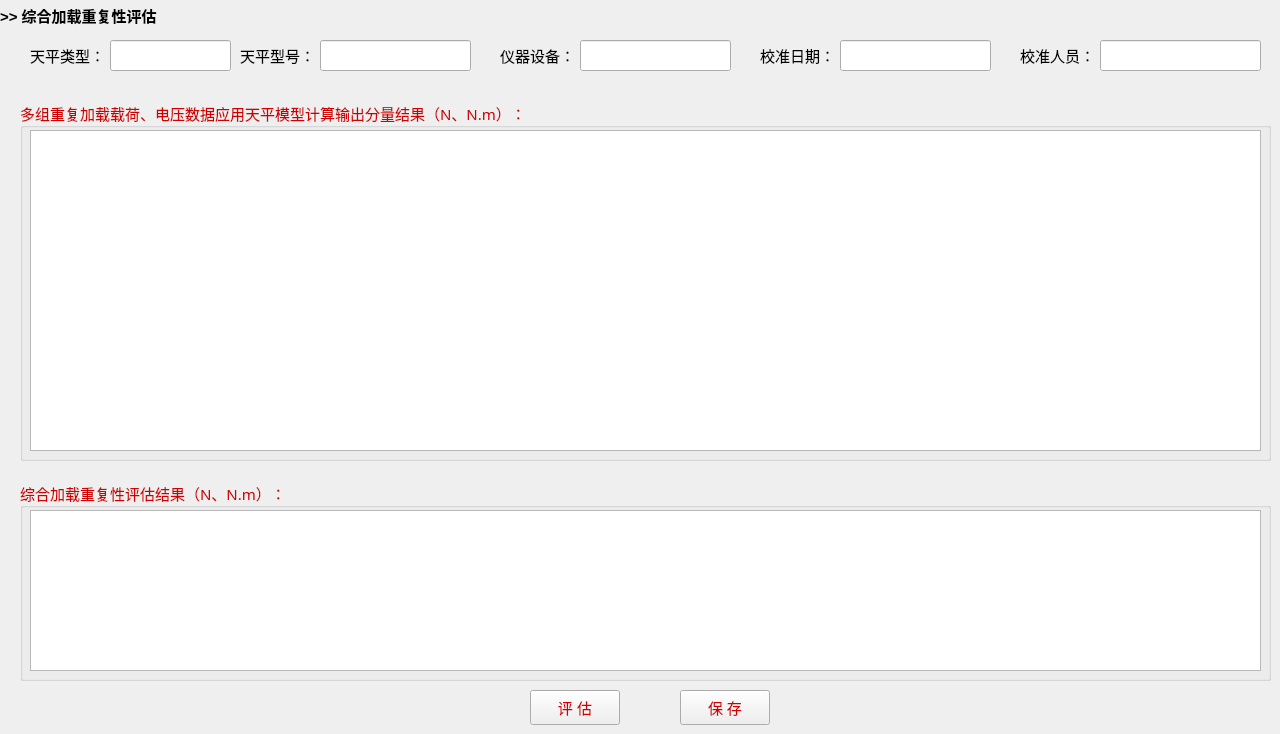
    <widget class="QWidget" name="page_4">
     <widget class="QLineEdit" name="lineEdit_b_instru_9">
      <property name="geometry">
       <rect>
        <x>580</x>
        <y>40</y>
        <width>151</width>
        <height>31</height>
       </rect>
      </property>
      <property name="minimumSize">
       <size>
        <width>0</width>
        <height>25</height>
       </size>
      </property>
      <property name="maximumSize">
       <size>
        <width>16777215</width>
        <height>100</height>
       </size>
      </property>
      <property name="font">
       <font>
        <family>Times New Roman</family>
        <pointsize>11</pointsize>
       </font>
      </property>
      <property name="inputMask">
       <string/>
      </property>
      <property name="text">
       <string/>
      </property>
      <property name="readOnly">
       <bool>true</bool>
      </property>
     </widget>
     <widget class="QPushButton" name="pushButton_save00_result">
      <property name="geometry">
       <rect>
        <x>680</x>
        <y>690</y>
        <width>90</width>
        <height>35</height>
       </rect>
      </property>
      <property name="palette">
       <palette>
        <active>
         <colorrole role="ButtonText">
          <brush brushstyle="SolidPattern">
           <color alpha="255">
            <red>208</red>
            <green>0</green>
            <blue>0</blue>
           </color>
          </brush>
         </colorrole>
        </active>
        <inactive>
         <colorrole role="ButtonText">
          <brush brushstyle="SolidPattern">
           <color alpha="255">
            <red>208</red>
            <green>0</green>
            <blue>0</blue>
           </color>
          </brush>
         </colorrole>
        </inactive>
        <disabled>
         <colorrole role="ButtonText">
          <brush brushstyle="SolidPattern">
           <color alpha="255">
            <red>120</red>
            <green>120</green>
            <blue>120</blue>
           </color>
          </brush>
         </colorrole>
        </disabled>
       </palette>
      </property>
      <property name="font">
       <font>
        <family>Agency FB</family>
        <pointsize>11</pointsize>
       </font>
      </property>
      <property name="text">
       <string>保 存</string>
      </property>
     </widget>
     <widget class="QLabel" name="label_134">
      <property name="geometry">
       <rect>
        <x>1020</x>
        <y>40</y>
        <width>81</width>
        <height>31</height>
       </rect>
      </property>
      <property name="palette">
       <palette>
        <active>
         <colorrole role="WindowText">
          <brush brushstyle="SolidPattern">
           <color alpha="255">
            <red>0</red>
            <green>0</green>
            <blue>0</blue>
           </color>
          </brush>
         </colorrole>
        </active>
        <inactive>
         <colorrole role="WindowText">
          <brush brushstyle="SolidPattern">
           <color alpha="255">
            <red>0</red>
            <green>0</green>
            <blue>0</blue>
           </color>
          </brush>
         </colorrole>
        </inactive>
        <disabled>
         <colorrole role="WindowText">
          <brush brushstyle="SolidPattern">
           <color alpha="255">
            <red>120</red>
            <green>120</green>
            <blue>120</blue>
           </color>
          </brush>
         </colorrole>
        </disabled>
       </palette>
      </property>
      <property name="font">
       <font>
        <pointsize>11</pointsize>
       </font>
      </property>
      <property name="text">
       <string>校准人员：</string>
      </property>
     </widget>
     <widget class="QLineEdit" name="lineEdit_b_name_9">
      <property name="geometry">
       <rect>
        <x>320</x>
        <y>40</y>
        <width>151</width>
        <height>31</height>
       </rect>
      </property>
      <property name="minimumSize">
       <size>
        <width>0</width>
        <height>25</height>
       </size>
      </property>
      <property name="maximumSize">
       <size>
        <width>16777215</width>
        <height>100</height>
       </size>
      </property>
      <property name="font">
       <font>
        <family>Times New Roman</family>
        <pointsize>11</pointsize>
       </font>
      </property>
      <property name="inputMask">
       <string/>
      </property>
      <property name="text">
       <string/>
      </property>
      <property name="readOnly">
       <bool>true</bool>
      </property>
     </widget>
     <widget class="QLineEdit" name="lineEdit_b_person_9">
      <property name="geometry">
       <rect>
        <x>1100</x>
        <y>40</y>
        <width>161</width>
        <height>31</height>
       </rect>
      </property>
      <property name="minimumSize">
       <size>
        <width>0</width>
        <height>25</height>
       </size>
      </property>
      <property name="maximumSize">
       <size>
        <width>16777215</width>
        <height>100</height>
       </size>
      </property>
      <property name="font">
       <font>
        <family>Times New Roman</family>
        <pointsize>11</pointsize>
       </font>
      </property>
      <property name="inputMask">
       <string/>
      </property>
      <property name="text">
       <string/>
      </property>
      <property name="readOnly">
       <bool>true</bool>
      </property>
     </widget>
     <widget class="QPushButton" name="pushButton_compute00_result">
      <property name="geometry">
       <rect>
        <x>530</x>
        <y>690</y>
        <width>90</width>
        <height>35</height>
       </rect>
      </property>
      <property name="palette">
       <palette>
        <active>
         <colorrole role="ButtonText">
          <brush brushstyle="SolidPattern">
           <color alpha="255">
            <red>208</red>
            <green>0</green>
            <blue>0</blue>
           </color>
          </brush>
         </colorrole>
        </active>
        <inactive>
         <colorrole role="ButtonText">
          <brush brushstyle="SolidPattern">
           <color alpha="255">
            <red>208</red>
            <green>0</green>
            <blue>0</blue>
           </color>
          </brush>
         </colorrole>
        </inactive>
        <disabled>
         <colorrole role="ButtonText">
          <brush brushstyle="SolidPattern">
           <color alpha="255">
            <red>120</red>
            <green>120</green>
            <blue>120</blue>
           </color>
          </brush>
         </colorrole>
        </disabled>
       </palette>
      </property>
      <property name="font">
       <font>
        <pointsize>11</pointsize>
       </font>
      </property>
      <property name="text">
       <string>评 估</string>
      </property>
     </widget>
     <widget class="QLineEdit" name="lineEdit_b_type_9">
      <property name="enabled">
       <bool>true</bool>
      </property>
      <property name="geometry">
       <rect>
        <x>110</x>
        <y>40</y>
        <width>121</width>
        <height>31</height>
       </rect>
      </property>
      <property name="minimumSize">
       <size>
        <width>0</width>
        <height>25</height>
       </size>
      </property>
      <property name="maximumSize">
       <size>
        <width>16777215</width>
        <height>100</height>
       </size>
      </property>
      <property name="font">
       <font>
        <family>Times New Roman</family>
        <pointsize>11</pointsize>
       </font>
      </property>
      <property name="inputMask">
       <string/>
      </property>
      <property name="text">
       <string/>
      </property>
      <property name="readOnly">
       <bool>true</bool>
      </property>
     </widget>
     <widget class="QGroupBox" name="groupBox_29">
      <property name="geometry">
       <rect>
        <x>20</x>
        <y>480</y>
        <width>1251</width>
        <height>201</height>
       </rect>
      </property>
      <property name="palette">
       <palette>
        <active>
         <colorrole role="WindowText">
          <brush brushstyle="SolidPattern">
           <color alpha="255">
            <red>208</red>
            <green>0</green>
            <blue>0</blue>
           </color>
          </brush>
         </colorrole>
        </active>
        <inactive>
         <colorrole role="WindowText">
          <brush brushstyle="SolidPattern">
           <color alpha="255">
            <red>208</red>
            <green>0</green>
            <blue>0</blue>
           </color>
          </brush>
         </colorrole>
        </inactive>
        <disabled>
         <colorrole role="WindowText">
          <brush brushstyle="SolidPattern">
           <color alpha="255">
            <red>120</red>
            <green>120</green>
            <blue>120</blue>
           </color>
          </brush>
         </colorrole>
        </disabled>
       </palette>
      </property>
      <property name="font">
       <font>
        <family>Agency FB</family>
        <pointsize>11</pointsize>
       </font>
      </property>
      <property name="layoutDirection">
       <enum>Qt::LeftToRight</enum>
      </property>
      <property name="title">
       <string>综合加载重复性评估结果（N、N.m）：</string>
      </property>
      <property name="alignment">
       <set>Qt::AlignLeading|Qt::AlignLeft|Qt::AlignVCenter</set>
      </property>
      <widget class="QTableView" name="tableView_show00_result">
       <property name="geometry">
        <rect>
         <x>10</x>
         <y>30</y>
         <width>1231</width>
         <height>161</height>
        </rect>
       </property>
       <property name="lineWidth">
        <number>150</number>
       </property>
       <property name="midLineWidth">
        <number>150</number>
       </property>
      </widget>
     </widget>
     <widget class="QLabel" name="label_131">
      <property name="geometry">
       <rect>
        <x>760</x>
        <y>40</y>
        <width>81</width>
        <height>31</height>
       </rect>
      </property>
      <property name="palette">
       <palette>
        <active>
         <colorrole role="WindowText">
          <brush brushstyle="SolidPattern">
           <color alpha="255">
            <red>0</red>
            <green>0</green>
            <blue>0</blue>
           </color>
          </brush>
         </colorrole>
        </active>
        <inactive>
         <colorrole role="WindowText">
          <brush brushstyle="SolidPattern">
           <color alpha="255">
            <red>0</red>
            <green>0</green>
            <blue>0</blue>
           </color>
          </brush>
         </colorrole>
        </inactive>
        <disabled>
         <colorrole role="WindowText">
          <brush brushstyle="SolidPattern">
           <color alpha="255">
            <red>120</red>
            <green>120</green>
            <blue>120</blue>
           </color>
          </brush>
         </colorrole>
        </disabled>
       </palette>
      </property>
      <property name="font">
       <font>
        <pointsize>11</pointsize>
       </font>
      </property>
      <property name="text">
       <string>校准日期：</string>
      </property>
     </widget>
     <widget class="QLabel" name="label_135">
      <property name="geometry">
       <rect>
        <x>500</x>
        <y>40</y>
        <width>81</width>
        <height>31</height>
       </rect>
      </property>
      <property name="palette">
       <palette>
        <active>
         <colorrole role="WindowText">
          <brush brushstyle="SolidPattern">
           <color alpha="255">
            <red>0</red>
            <green>0</green>
            <blue>0</blue>
           </color>
          </brush>
         </colorrole>
        </active>
        <inactive>
         <colorrole role="WindowText">
          <brush brushstyle="SolidPattern">
           <color alpha="255">
            <red>0</red>
            <green>0</green>
            <blue>0</blue>
           </color>
          </brush>
         </colorrole>
        </inactive>
        <disabled>
         <colorrole role="WindowText">
          <brush brushstyle="SolidPattern">
           <color alpha="255">
            <red>120</red>
            <green>120</green>
            <blue>120</blue>
           </color>
          </brush>
         </colorrole>
        </disabled>
       </palette>
      </property>
      <property name="font">
       <font>
        <pointsize>11</pointsize>
       </font>
      </property>
      <property name="text">
       <string>仪器设备：</string>
      </property>
     </widget>
     <widget class="QGroupBox" name="groupBox_30">
      <property name="geometry">
       <rect>
        <x>20</x>
        <y>100</y>
        <width>1251</width>
        <height>361</height>
       </rect>
      </property>
      <property name="palette">
       <palette>
        <active>
         <colorrole role="WindowText">
          <brush brushstyle="SolidPattern">
           <color alpha="255">
            <red>208</red>
            <green>0</green>
            <blue>0</blue>
           </color>
          </brush>
         </colorrole>
        </active>
        <inactive>
         <colorrole role="WindowText">
          <brush brushstyle="SolidPattern">
           <color alpha="255">
            <red>208</red>
            <green>0</green>
            <blue>0</blue>
           </color>
          </brush>
         </colorrole>
        </inactive>
        <disabled>
         <colorrole role="WindowText">
          <brush brushstyle="SolidPattern">
           <color alpha="255">
            <red>120</red>
            <green>120</green>
            <blue>120</blue>
           </color>
          </brush>
         </colorrole>
        </disabled>
       </palette>
      </property>
      <property name="font">
       <font>
        <family>Agency FB</family>
        <pointsize>11</pointsize>
       </font>
      </property>
      <property name="layoutDirection">
       <enum>Qt::LeftToRight</enum>
      </property>
      <property name="title">
       <string>多组重复加载载荷、电压数据应用天平模型计算输出分量结果（N、N.m）：</string>
      </property>
      <property name="alignment">
       <set>Qt::AlignLeading|Qt::AlignLeft|Qt::AlignVCenter</set>
      </property>
      <widget class="QTableView" name="tableView_show_data00_result">
       <property name="geometry">
        <rect>
         <x>10</x>
         <y>30</y>
         <width>1231</width>
         <height>321</height>
        </rect>
       </property>
       <property name="lineWidth">
        <number>150</number>
       </property>
       <property name="midLineWidth">
        <number>150</number>
       </property>
      </widget>
     </widget>
     <widget class="QLineEdit" name="lineEdit_b_date_9">
      <property name="geometry">
       <rect>
        <x>840</x>
        <y>40</y>
        <width>151</width>
        <height>31</height>
       </rect>
      </property>
      <property name="minimumSize">
       <size>
        <width>0</width>
        <height>25</height>
       </size>
      </property>
      <property name="maximumSize">
       <size>
        <width>16777215</width>
        <height>100</height>
       </size>
      </property>
      <property name="font">
       <font>
        <family>Times New Roman</family>
        <pointsize>11</pointsize>
       </font>
      </property>
      <property name="inputMask">
       <string/>
      </property>
      <property name="text">
       <string/>
      </property>
      <property name="readOnly">
       <bool>true</bool>
      </property>
     </widget>
     <widget class="QLabel" name="label_136">
      <property name="geometry">
       <rect>
        <x>30</x>
        <y>40</y>
        <width>81</width>
        <height>31</height>
       </rect>
      </property>
      <property name="palette">
       <palette>
        <active>
         <colorrole role="WindowText">
          <brush brushstyle="SolidPattern">
           <color alpha="255">
            <red>0</red>
            <green>0</green>
            <blue>0</blue>
           </color>
          </brush>
         </colorrole>
        </active>
        <inactive>
         <colorrole role="WindowText">
          <brush brushstyle="SolidPattern">
           <color alpha="255">
            <red>0</red>
            <green>0</green>
            <blue>0</blue>
           </color>
          </brush>
         </colorrole>
        </inactive>
        <disabled>
         <colorrole role="WindowText">
          <brush brushstyle="SolidPattern">
           <color alpha="255">
            <red>120</red>
            <green>120</green>
            <blue>120</blue>
           </color>
          </brush>
         </colorrole>
        </disabled>
       </palette>
      </property>
      <property name="font">
       <font>
        <pointsize>11</pointsize>
       </font>
      </property>
      <property name="text">
       <string>天平类型：</string>
      </property>
     </widget>
     <widget class="QLabel" name="label_137">
      <property name="geometry">
       <rect>
        <x>240</x>
        <y>40</y>
        <width>81</width>
        <height>31</height>
       </rect>
      </property>
      <property name="palette">
       <palette>
        <active>
         <colorrole role="WindowText">
          <brush brushstyle="SolidPattern">
           <color alpha="255">
            <red>0</red>
            <green>0</green>
            <blue>0</blue>
           </color>
          </brush>
         </colorrole>
        </active>
        <inactive>
         <colorrole role="WindowText">
          <brush brushstyle="SolidPattern">
           <color alpha="255">
            <red>0</red>
            <green>0</green>
            <blue>0</blue>
           </color>
          </brush>
         </colorrole>
        </inactive>
        <disabled>
         <colorrole role="WindowText">
          <brush brushstyle="SolidPattern">
           <color alpha="255">
            <red>120</red>
            <green>120</green>
            <blue>120</blue>
           </color>
          </brush>
         </colorrole>
        </disabled>
       </palette>
      </property>
      <property name="font">
       <font>
        <pointsize>11</pointsize>
       </font>
      </property>
      <property name="text">
       <string>天平型号：</string>
      </property>
     </widget>
     <widget class="QLabel" name="label_138">
      <property name="geometry">
       <rect>
        <x>0</x>
        <y>0</y>
        <width>201</width>
        <height>31</height>
       </rect>
      </property>
      <property name="font">
       <font>
        <pointsize>11</pointsize>
        <weight>75</weight>
        <bold>true</bold>
       </font>
      </property>
      <property name="text">
       <string>&gt;&gt; 综合加载重复性评估</string>
      </property>
     </widget>
    </widget>
